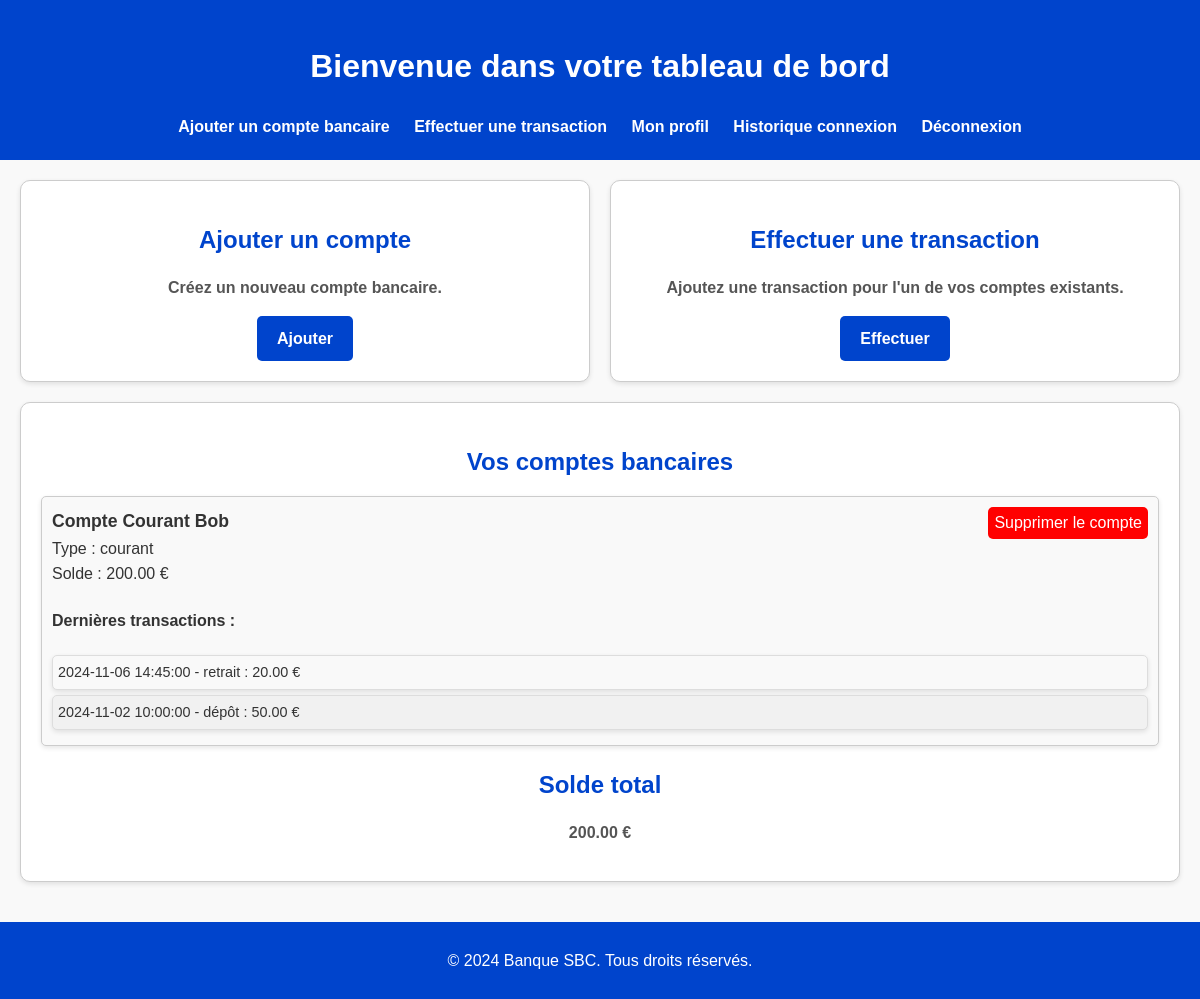
The app's page /dashboard.php (signed in) with its own data.
### tables this page shows
CREATE TABLE `accounts` (
  `id` int(11) NOT NULL,
  `user_id` int(11) NOT NULL,
  `account_name` varchar(100) NOT NULL,
  `account_type` enum('courant','épargne') NOT NULL,
  `balance` decimal(10,2) DEFAULT 0.00,
  `created_at` timestamp NOT NULL DEFAULT current_timestamp()
);

CREATE TABLE `transactions` (
  `id` int(11) NOT NULL,
  `account_id` int(11) NOT NULL,
  `transaction_type` enum('dépôt','retrait') NOT NULL,
  `amount` decimal(10,2) NOT NULL,
  `transaction_date` timestamp NOT NULL DEFAULT current_timestamp()
);

### dashboard.php (the view, shortened to what this page needs)
<?php
require 'config/db.php';
$user_id = $_SESSION['user_id'];
$stmt = $conn->prepare("SELECT id, account_name, account_type, balance FROM accounts WHERE user_id = :user_id");
$stmt->execute([':user_id' => $user_id]);
$accounts = $stmt->fetchAll();
$transactions_by_account = [];
foreach ($accounts as $account) {
    $stmt = $conn->prepare("SELECT transaction_type, amount, transaction_date FROM transactions WHERE account_id = :account_id ORDER BY transaction_date DESC LIMIT 3");
    $stmt->execute([':account_id' => $account['id']]);
    $transactions_by_account[$account['id']] = $stmt->fetchAll();
}
$total_balance = array_sum(array_column($accounts, 'balance'));
?>
<!DOCTYPE html>
<html lang="en">
<head>
    <link rel="stylesheet" href="assets/css/styles.css">
</head>
<body>
    <header>
        <h1>Bienvenue dans votre tableau de bord</h1>
        <nav>
            <a href="add_account.php">Ajouter un compte bancaire</a>
            <a href="add_transaction.php">Effectuer une transaction</a>
            <a href="profile.php">Mon profil</a>
            <a href="historique.php">Historique connexion</a>
            <a href="logout.php">Déconnexion</a>
        </nav>
    </header>
    <main class="dashboard-container">
        <section class="dashboard-section">
            <h2>Ajouter un compte</h2>
            <p>Créez un nouveau compte bancaire.</p>
            <a href="add_account.php" class="btn">Ajouter</a>
        </section>
        <section class="dashboard-section">
            <h2>Effectuer une transaction</h2>
            <p>Ajoutez une transaction pour l'un de vos comptes existants.</p>
            <a href="add_transaction.php" class="btn">Effectuer</a>
        </section>
        <section class="dashboard-section">
            <h2>Vos comptes bancaires</h2>
            <ul class="account-list">
                <?php foreach ($accounts as $account): ?>
                    <li class="account-item">
                        <a href="#" data-account-id="<?= $account['id'] ?>" class="btn-delete" style="float:right; background-color:red; color:white; border-radius:5px; text-decoration: none; padding: 3px 6px;">
                            Supprimer le compte
                        </a>
                        <strong><?= htmlspecialchars($account['account_name']) ?></strong><br>
                        Type : <?= htmlspecialchars($account['account_type']) ?><br>
                        Solde : <?= number_format($account['balance'], 2) ?> €
                        <h4>Dernières transactions :</h4>
                        <ul class="transaction-list">
                            <?php if (!empty($transactions_by_account[$account['id']])): ?>
                                <?php foreach ($transactions_by_account[$account['id']] as $transaction): ?>
                                    <li>
                                        <?= htmlspecialchars($transaction['transaction_date']) ?> - <?= htmlspecialchars($transaction['transaction_type']) ?> : <?= number_format($transaction['amount'], 2) ?> €
                                    </li>
                                <?php endforeach; ?>
                            <?php else: ?>
                                <li>Aucune transaction récente.</li>
                            <?php endif; ?>
                        </ul>
                    </li>
                <?php endforeach; ?>
            </ul>
            <h2>Solde total</h2>
            <p><strong><?= number_format($total_balance, 2) ?> €</strong></p>
        </section>
    </main>
    <footer>
        <p>&copy; 2024 Banque SBC. Tous droits réservés.</p>
    </footer>
</body>
</html>

### assets/css/styles.css (style rules this page uses)
body { font-family: Arial, sans-serif; margin: 0; padding: 0; background-color: #f9f9f9; color: #333; line-height: 1.6; }
header { background-color: #0044cc; color: white; padding: 20px; text-align: center; }
header nav a { color: white; text-decoration: none; margin: 0 10px; font-weight: bold; }
footer { background-color: #0044cc; color: white; text-align: center; padding: 10px 0; margin-top: 20px; }
.dashboard-container { display: flex; flex-wrap: wrap; justify-content: space-between; gap: 20px; padding: 20px; max-width: 1200px; margin: 0 auto; }
.dashboard-section { background: white; border: 1px solid #ccc; border-radius: 10px; box-shadow: 0 2px 5px rgba(0, 0, 0, 0.1); padding: 20px; flex: 1 1 calc(33.33% - 20px); text-align: center; }
.dashboard-section h2 { color: #0044cc; margin-bottom: 15px; }
.dashboard-section p { color: #555; margin-bottom: 15px; }
.dashboard-section .btn { background-color: #0044cc; color: white; padding: 10px 20px; border-radius: 5px; text-decoration: none; font-weight: bold; display: inline-block; }
.account-list { list-style: none; padding: 0; margin: 0; text-align: left; }
.account-list li { background: #f9f9f9; padding: 10px; margin-bottom: 10px; border: 1px solid #ccc; border-radius: 5px; box-shadow: 0 2px 5px rgba(0, 0, 0, 0.1); }
.account-list li strong { font-size: 1.1em; color: #333; }
main p { text-align: center; font-weight: bold; }
.transaction-list { list-style: none; padding: 0; margin: 10px 0 0 0; font-size: 0.9em; }
.transaction-list li { background: #f9f9f9; padding: 5px; margin: 5px 0; border-radius: 5px; border: 1px solid #ddd; }
.transaction-list li:nth-child(even) { background: #f1f1f1; }

### records on screen
accounts: account_name "Compte Courant Bob", account_type "courant", balance "200.00"
transactions: transaction_date "2024-11-06 14:45:00", transaction_type "retrait", amount "20.00"
transactions: transaction_date "2024-11-02 10:00:00", transaction_type "dépôt", amount "50.00"

### other values on screen
$total_balance "200.00"
